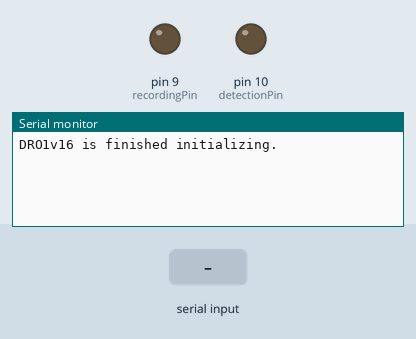
Recording of a sketch running on a simulated Arduino Nano, built with avr-gcc and run on an emulated ATmega328P. Shown: output pins drawn as LEDs (lit = HIGH), the last lines printed to the serial monitor. Inputs (shaded band) come from the test bench.

Above: at 1.2 s.
1.3 s: "DRO2\n" received over Serial
At 1.52 s:
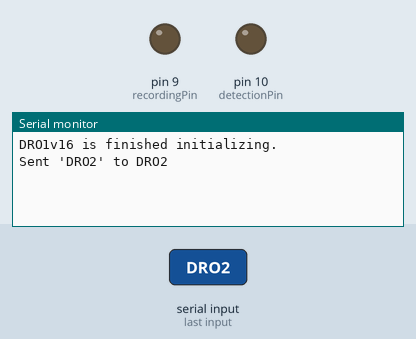
3.1 s: byte 99 ('c') received over Serial
At 3.6 s:
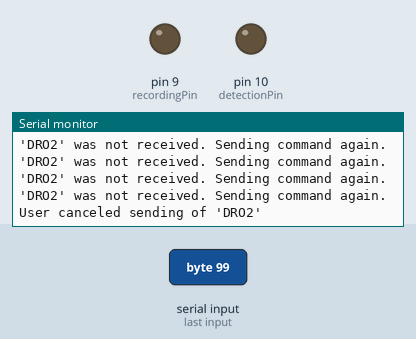
4.6 s: "ALL\n" received over the second serial link
At 5.8 s:
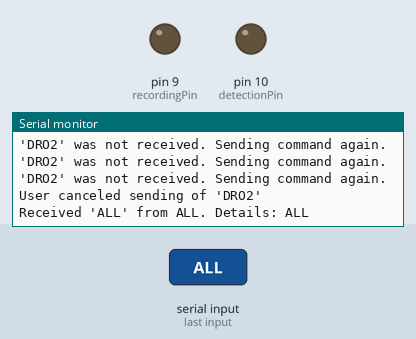
6.1 s: "BASE\n" received over Serial
At 6.32 s:
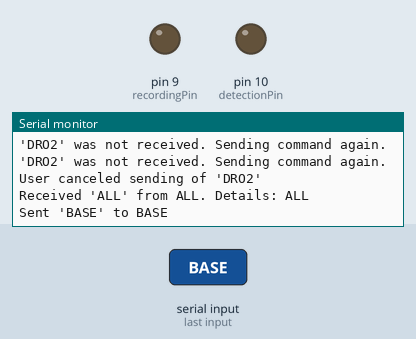
7.9 s: "c\n" received over Serial
At 8.4 s:
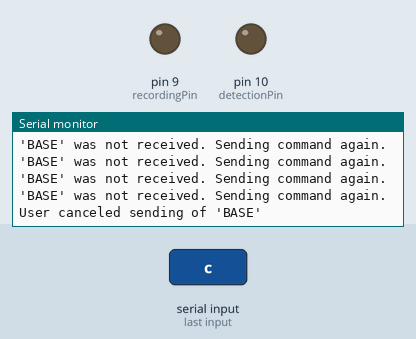

The sketch:

main-16-refactored-code.ino
```cpp
// Ubuntu command line for serial port: sudo chmod a+rw /dev/ttyACM0
#include <Arduino.h>
#include <NeoSWSerial.h>
#include <LinkedList.h>

//Name here
// const String myName = "BASE";
const String myName = "DRO1";
// const String myName = "DRO2";
// const String myName = "DRO3";

//Constants (buttons)
const int detectionPin = 10;
const int recordingPin = 9;
const int btn = 7;
const int coordPin = 6;

// Rule: For ports, green = RX, blue = TX
// For modules/chips, green = TX, blue = RX
const int rxHc12 = A0; //green wire
const int txHc12 = A1; //blue wire
const int rxNano = A2; //green wire
const int txNano = A3; //blue wire
const int rxEsp = A4;
const int txEsp = A5;

// Waiting times
const int waitingTime = 5000;

// Only for base station
const int redLed = 13;
const int yellowLed = 12;
const int greenLed = 11;

//Booleans for logic
bool isConnected = false;
bool isDeployed = false;
bool hasStopped = true;
bool hasDetectedObject = false;

//millis time variables for storage
unsigned long startTime = 0;
unsigned long startTime2 = 0;

//received message
String receivedMessage = "";
String receivedCommand = "";
String receivedToName = "";
String receivedFromName = "";
String receivedDetails = "";

//sent message
String sentMessage = "";
String sentCommand = "";
String sentToName = "";
String sentFromName = "";
String sentDetails = "";

// SoftwareSerial(rxPin, txPin, inverse_logic)
NeoSWSerial HC12(rxHc12, txHc12);
NeoSWSerial Nano(rxNano, txNano);
NeoSWSerial Esp(rxEsp, txEsp);

LinkedList<String> drones;

void setup() {
  // Actual serial
  Serial.begin(9600);

  // Software serial
  HC12.begin(9600);
  Nano.begin(9600);
  Esp.begin(9600);

  //GPIO initialization
  pinMode(detectionPin, OUTPUT);
  pinMode(recordingPin, OUTPUT);
  pinMode(btn, INPUT);

  //Set output pins
  digitalWrite(detectionPin, LOW);
  digitalWrite(recordingPin, LOW);

  //Successful intialization indicator
  if(myName == "BASE") {
    pinMode(redLed, OUTPUT);
    pinMode(yellowLed, OUTPUT);
    pinMode(greenLed, OUTPUT);

    //Turn on all lights first to signify that connections are safely grounded
    digitalWrite(redLed, HIGH);
    digitalWrite(yellowLed, HIGH);
    digitalWrite(greenLed, HIGH);

    delay(1000);

    //For base station, no LED should turn on
    digitalWrite(redLed, LOW);
    digitalWrite(yellowLed, LOW);
    digitalWrite(greenLed, LOW);
  }

  HC12.listen();

  Serial.print(myName);
  Serial.println("v16 is finished initializing.");

  startTime = millis();
  startTime2 = millis();
}

void loop() {
  // State 1: Check if you received anything from base station
  if(hasReceivedMessage() && !hasSentSerially()) {
    Serial.print("Received '");
    Serial.print(receivedCommand);
    Serial.print("' from ");
    Serial.print(receivedFromName);
    Serial.print(". Details: ");
    Serial.println(receivedDetails);

    // Step 1: Successful receive warrants an acknowledgement
    startTime = millis();
    while(millis() - startTime < 1000) {
      if(millis() - startTime2 > 300) {
        if(receivedCommand == "GREE") {
          receivedDetails = "Hello!";
        }
        sendCommand(receivedCommand+"REP", receivedFromName, receivedDetails);
        startTime2 = millis();
      }
    }

    // Step 2: Interpret command
    if(receivedCommand == "GREE") {
      Serial.print(receivedFromName);
      Serial.println(" wants us to say hi.");
    } else if(receivedCommand == "CONN" && !isDeployed && myName == "BASE") {
      Serial.print("Drone '");
      Serial.print(receivedFromName);
      Serial.println("' wants to connect.");
      addDrone(receivedFromName);
    } else if(receivedCommand == "CONNREP" && !isConnected && myName != "BASE") {
      isConnected = true;

      Serial.print(myName);
      Serial.println(" is now connected. Ready for deployment.");
    } else if(receivedCommand == "DEPL" && isConnected && myName != "BASE") {
      isDeployed = true;

      Serial.print(myName);
      Serial.println(" is now deployed.");
    }
  }

  // State 2: Check if user is sending anything to base station
  if(hasSentSerially() && !hasReceivedMessage()) {
    Serial.print("Sent '");
    Serial.print(sentCommand);
    Serial.print("' to ");
    Serial.println(sentToName);

    // Step 1: Wait for acknowledgement
    sendCommand(sentCommand, sentToName, sentDetails);
    startTime = millis();
    while(!hasReceivedCommand(sentCommand+"REP")) {
      if(millis() - startTime > 300) {
        Serial.print("'");
        Serial.print(sentCommand);
        Serial.println("' was not received. Sending command again.");
        sendCommand(sentCommand, sentToName, sentDetails);
        startTime = millis();
      }

      if(Serial.available() && Serial.read() == 'c') {
        Serial.print("User canceled sending of '");
        Serial.print(sentCommand);
        Serial.println("'");
        break;
      }
    }
  }

  if(myName == "BASE") {
    forBaseStation();
  } else {
    forDrone();
  }
}

void forBaseStation() {
  if(!isDeployed) {
    if(digitalRead(btn) == HIGH && drones.size() > 0) {
      isDeployed = true;
      Serial.println("Deploying all drones.");

      for(int i = 0; i < drones.size(); i++) {
        //Reset values first
        receivedFromName = "";
        receivedCommand = "";
        receivedToName = "";
        receivedDetails = "";

        Serial.print("Deploying ");
        Serial.println(drones.get(i));

        startTime = millis();
        sendCommand("DEPL", drones.get(i), "YEET");
        while(!hasReceivedCommand("DEPLREP") && receivedFromName != drones.get(i)) {
          if(millis() - startTime > 500) {
            Serial.print("Did not receive DEPLREP from");
            Serial.print(drones.get(i));
            Serial.println(". Sending DEPL again.");
            sendCommand("DEPL", drones.get(i), "YEET");
            startTime = millis();
          }
        }
        Serial.print("Successfully deployed ");
        Serial.println(drones.get(i));
      }

      isDeployed = true;
      Serial.println("All drones have been deployed.");
    } else if(digitalRead(btn) && drones.size() <= 0) {
      Serial.println("No drones to deploy.");
    }
  }

}

void forDrone() {
  if(!isConnected && !isDeployed) {
    if(millis() - startTime > 500) {
      sendCommand("CONN", "BASE", "PLES");
      startTime = millis();
    }
  }

  if(isConnected && !isDeployed) {
    // wait for depl
  }

  if(isConnected && isDeployed) {
    // move
  }
}

//////Specific functions/////////
void addDrone(String droneName) {
  //Check first if drone already exists in list
  for(int i = 0; i < drones.size(); i++) {
    if(drones.get(i) == droneName) {
      Serial.print(droneName);
      Serial.println(" is already connected!");
      return;
    }
  }
  drones.add(droneName); //Successfully added this drone.
  Serial.print(droneName);
  Serial.println(" has been added.");
}

///////General functions/////////
bool hasReceivedMessage() {
  while(HC12.available()) {
    char letter = HC12.read();

    if(letter == '\n') {
      int endIndex = receivedMessage.indexOf(' ');
      receivedCommand = receivedMessage.substring(0, endIndex);
      receivedMessage = receivedMessage.substring(endIndex+1);

      endIndex = receivedMessage.indexOf(' ');
      receivedToName = receivedMessage.substring(0, endIndex);
      receivedMessage = receivedMessage.substring(endIndex+1);

      endIndex = receivedMessage.indexOf(' ');
      receivedFromName = receivedMessage.substring(0, endIndex);
      receivedDetails = receivedMessage.substring(endIndex+1);

      receivedMessage = ""; // Erase old message
      return (receivedCommand != "") && (receivedToName == myName || receivedToName == "ALL") && (receivedFromName != "") && (receivedDetails != "");
    } else {
      receivedMessage += letter;
    }
  }

  return false;
}

void sendCommand(String command, String toName, String details) {
  //COMMAND TONAME FROMNAME DETAILS
  if(command != "" && toName != "" && details != "") {
    sentMessage = command + " " + toName + " " + myName + " " + details;
    HC12.println(sentMessage);
  } else {
    Serial.println("Wrong format of command. Try again.");
  }

  sentMessage = ""; // Clears the message after sending
}

bool hasReceivedCommand(String command) {
  return hasReceivedMessage() && (receivedCommand == command);
}

bool hasSentSerially() {
  while(Serial.available()) {
    char letter = Serial.read();

    if(letter == '\n') {
      int endIndex = sentMessage.indexOf(' ');
      sentCommand = sentMessage.substring(0, endIndex);
      sentMessage = sentMessage.substring(endIndex+1);

      endIndex = sentMessage.indexOf(' ');
      sentToName = sentMessage.substring(0, endIndex);
      sentDetails = sentMessage.substring(endIndex+1);

      sentMessage = ""; // Erase old message
      return (sentCommand != "") && (sentToName != "") && (sentDetails != "");
    } else {
      sentMessage += letter;
    }
  }

  return false;
}
```

Measured:
- after the input at 1.3 s, the serial monitor: prints a new line at once (image 1)
- after the input at 3.1 s, the serial monitor: prints a new line at once (image 2)
- after the input at 4.6 s, the serial monitor: prints a new line at once (image 3)
- after the input at 6.1 s, the serial monitor: prints a new line at once (image 4)
- after the input at 7.9 s, the serial monitor: prints a new line at once (image 5)
